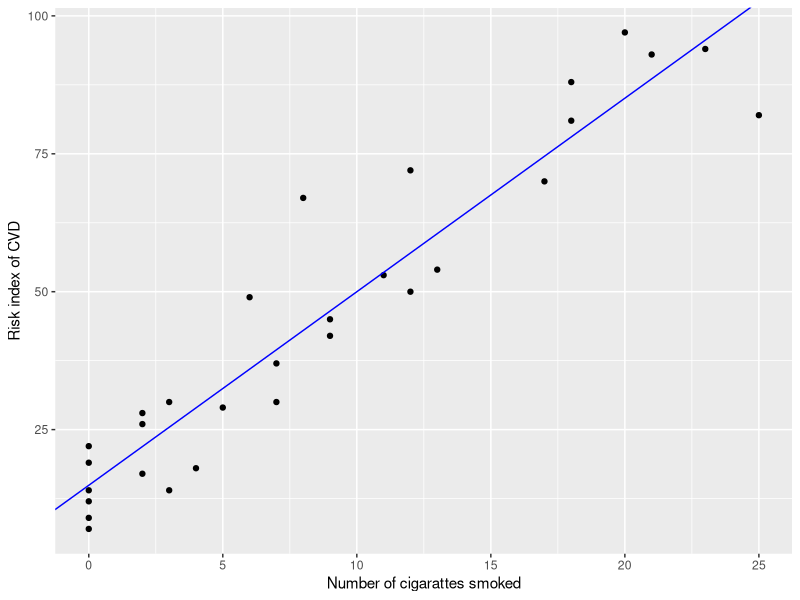
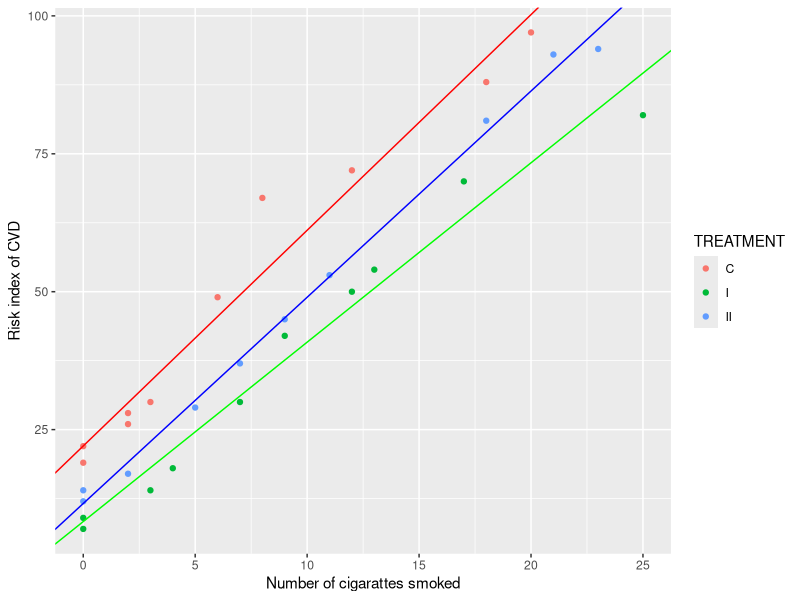

R code for these plots, in order:
## ---- chunk 1
data165 = read.table("./data/ex16-5.TXT", header = T)
## ---- chunk 2
library(ggplot2)
lm.fit = lm(RISK~NOCIG, data=data165)
coefEst = coef(lm.fit)
ggplot(data165, aes(x=NOCIG, y=RISK)) + 
  geom_point() +
  geom_abline(intercept = coefEst[1], slope = coefEst[2], col="blue") +
  xlab("Number of cigarattes smoked") +
  ylab("Risk index of CVD")
## ---- chunk 3
lmCov = lm(RISK~NOCIG+TREATMENT+NOCIG:TREATMENT, data=data165)
anova(lmCov)
pval = as.character(anova(lmCov)$`Pr(>F)`); pval
## ---- chunk 4
coefC = coef(lm(RISK~NOCIG, data=data165[data165$TREATMENT=="C", ])); coefC
coefI = coef(lm(RISK~NOCIG, data=data165[data165$TREATMENT=="I", ])); coefI
coefII = coef(lm(RISK~NOCIG, data=data165[data165$TREATMENT=="II", ])); coefII

ggplot(data165, aes(x=NOCIG, y=RISK, col=TREATMENT)) + 
  geom_point() +
  geom_abline(intercept = coefC[1], slope = coefC[2], col="red") +
  geom_abline(intercept = coefI[1], slope = coefI[2], col="green") +
  geom_abline(intercept = coefII[1], slope = coefII[2], col="blue") +
  xlab("Number of cigarattes smoked") +
  ylab("Risk index of CVD")
## ---- chunk 5
lmCov = lm(RISK~NOCIG+TREATMENT, data=data165)
anova(lmCov)
pval = as.character(anova(lmCov)$`Pr(>F)`); pval
